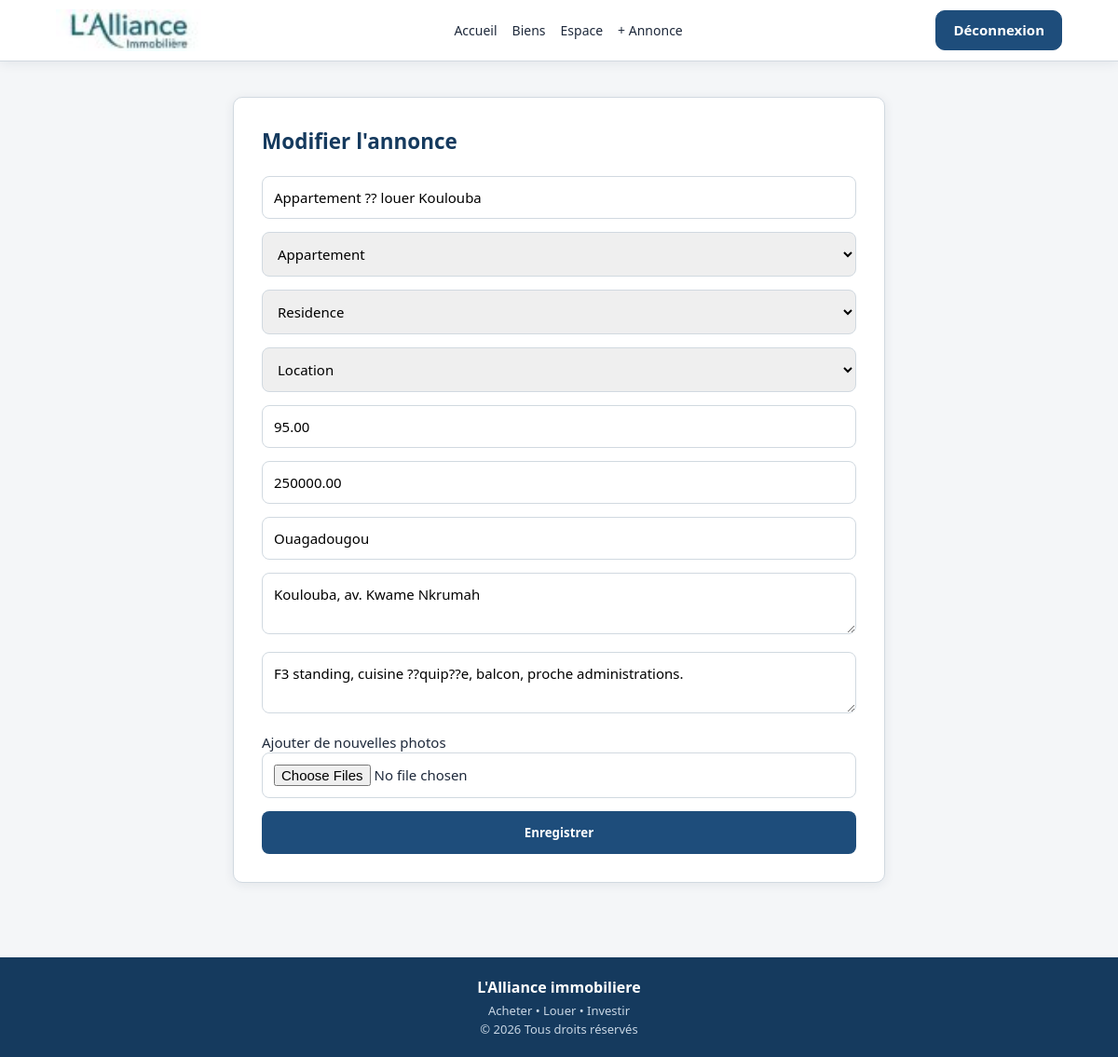
The app's page /views/property/edit.php?id=2 (signed in) with its own data.
### tables this page shows
CREATE TABLE IF NOT EXISTS `properties` (
  `id` int(11) NOT NULL AUTO_INCREMENT,
  `owner_id` int(11) NOT NULL,
  `titre` varchar(255) NOT NULL,
  `type` enum('terrain','villa','appartement','commerce','immeuble') NOT NULL,
  `usage_type` enum('residence','bureau','commerce','agriculture') NOT NULL,
  `option_type` enum('location','vente') NOT NULL,
  `superficie` decimal(10,2) NOT NULL,
  `prix` decimal(15,2) NOT NULL,
  `ville` varchar(150) NOT NULL,
  `adresse` text NOT NULL,
  `latitude` decimal(10,8) DEFAULT NULL,
  `longitude` decimal(11,8) DEFAULT NULL,
  `description` text NOT NULL,
  `source` enum('owner','agency') DEFAULT 'owner',
  `status` enum('pending','published','refused','retired') DEFAULT 'pending',
  `bedrooms` int(11) DEFAULT '0',
  `bathrooms` int(11) DEFAULT '0',
  `garage` int(11) DEFAULT '0',
  `created_at` timestamp NULL DEFAULT CURRENT_TIMESTAMP,
  PRIMARY KEY (`id`),
  KEY `owner_id` (`owner_id`)
);

### config/config.php (called while the page is built, shortened)
<?php
function url(string $path = ''): string
{
    return BASE_URL . ltrim($path, '/');
}

### models/Property.php (called while the page is built, shortened)
<?php
class Property
{
    private $pdo;
    public function __construct($pdo)
    {
        $this->pdo = $pdo;
    }
    public function getById($id)
    {
        $sql = "SELECT p.*, GROUP_CONCAT(pi.image_path) as image_paths
                FROM properties p
                LEFT JOIN property_images pi ON p.id = pi.property_id
                WHERE p.id = ?
                GROUP BY p.id";
        $stmt = $this->pdo->prepare($sql);
        $stmt->execute([$id]);
        $item = $stmt->fetch(PDO::FETCH_ASSOC);
        if ($item) {
            $item['images'] = !empty($item['image_paths']) ? explode(',', $item['image_paths']) : [];
        }
        return $item;
    }
}

### views/property/edit.php (the view, shortened to what this page needs)
<?php
require_once ROOT_PATH . 'includes/bootstrap.php';
require_once ROOT_PATH . 'models/Property.php';
$propertyModel = new Property($pdo);
$property = $propertyModel->getById((int) ($_GET['id'] ?? 0));
include ROOT_PATH . 'includes/header.php';
include ROOT_PATH . 'includes/navbar.php';
?>
<div class="property-form-container page-content">
    <form class="property-form" action="<?= url('controllers/PropertyController.php?action=update') ?>" method="POST" enctype="multipart/form-data">
        <h2>Modifier l'annonce</h2>
        <input type="text" name="titre" value="<?= htmlspecialchars($property['titre']) ?>" required>
        <select name="type" required>
            <?php foreach (['villa', 'terrain', 'appartement', 'commerce', 'immeuble'] as $t): ?>
                <option value="<?= $t ?>" <?= $property['type'] === $t ? 'selected' : '' ?>><?= ucfirst($t) ?></option>
            <?php endforeach; ?>
        </select>
        <select name="usage_type" required>
            <?php foreach (['residence', 'bureau', 'commerce', 'agriculture'] as $u): ?>
                <option value="<?= $u ?>" <?= $property['usage_type'] === $u ? 'selected' : '' ?>><?= ucfirst($u) ?></option>
            <?php endforeach; ?>
        </select>
        <select name="option_type" required>
            <option value="location" <?= $property['option_type'] === 'location' ? 'selected' : '' ?>>Location</option>
        </select>
        <input type="number" name="superficie" value="<?= htmlspecialchars($property['superficie']) ?>" step="0.01" required>
        <input type="number" name="prix" value="<?= htmlspecialchars($property['prix']) ?>" required>
        <input type="text" name="ville" value="<?= htmlspecialchars($property['ville']) ?>" required>
        <textarea name="adresse" required><?= htmlspecialchars($property['adresse']) ?></textarea>
        <textarea name="description" required><?= htmlspecialchars($property['description']) ?></textarea>
        <label>Ajouter de nouvelles photos </label>
        <input type="file" name="photos[]" multiple accept="image/*">
        <button type="submit">Enregistrer</button>
    </form>
</div>
<?php include ROOT_PATH . 'includes/footer.php'; ?>

### assets/css/style.css (style rules this page uses)
:root { --primary: #1e4d7b; --primary-dark: #153a5e; --primary-light: #e8eef4; --accent: #8b7355; --accent-light: #f0ebe3; --bg: #f4f6f8; --surface: #ffffff; --text: #1e293b; --text-muted: #5a6578; --border: #d1d9e0; --success: #2d6a4f; --success-bg: #e6f2ec; --danger: #8b2e3a; --danger-bg: #f5e8ea; --warning: #6b5a1e; --warning-bg: #f3f0e4; --shadow: 0 2px 12px rgba(30, 41, 59, 0.08); --radius: 10px; }
* { margin: 0; padding: 0; box-sizing: border-box; font-family: 'Segoe UI', Tahoma, Geneva, Verdana, sans-serif; }
body { background: var(--bg); color: var(--text); padding-top: 64px; line-height: 1.5; font-size: 15px; }
.page-content { max-width: 1200px; margin: 0 auto; padding: 40px 20px; }
.property-form-container { display: flex; justify-content: center; }
.property-form { width: min(700px, 95vw); background: var(--surface); padding: 30px; border-radius: var(--radius); border: 1px solid var(--border); box-shadow: var(--shadow); }
.property-form h2 { color: var(--primary-dark); margin-bottom: 20px; }
.property-form input, .property-form select, .property-form textarea { width: 100%; padding: 12px; margin-bottom: 14px; border: 1px solid var(--border); border-radius: 8px; font-size: 15px; }
.property-form button { background: var(--primary); color: #fff; border: none; padding: 14px; width: 100%; border-radius: 8px; cursor: pointer; font-weight: 600; }

### records on screen
properties: titre "Appartement ?? louer Koulouba", type "Appartement", usage_type "Residence", option_type "Location", superficie "95.00", prix "250000.00", ville "Ouagadougou", adresse "Koulouba, av. Kwame Nkrumah", description "F3 standing, cuisine ??quip??e, balcon, proche administrations."
